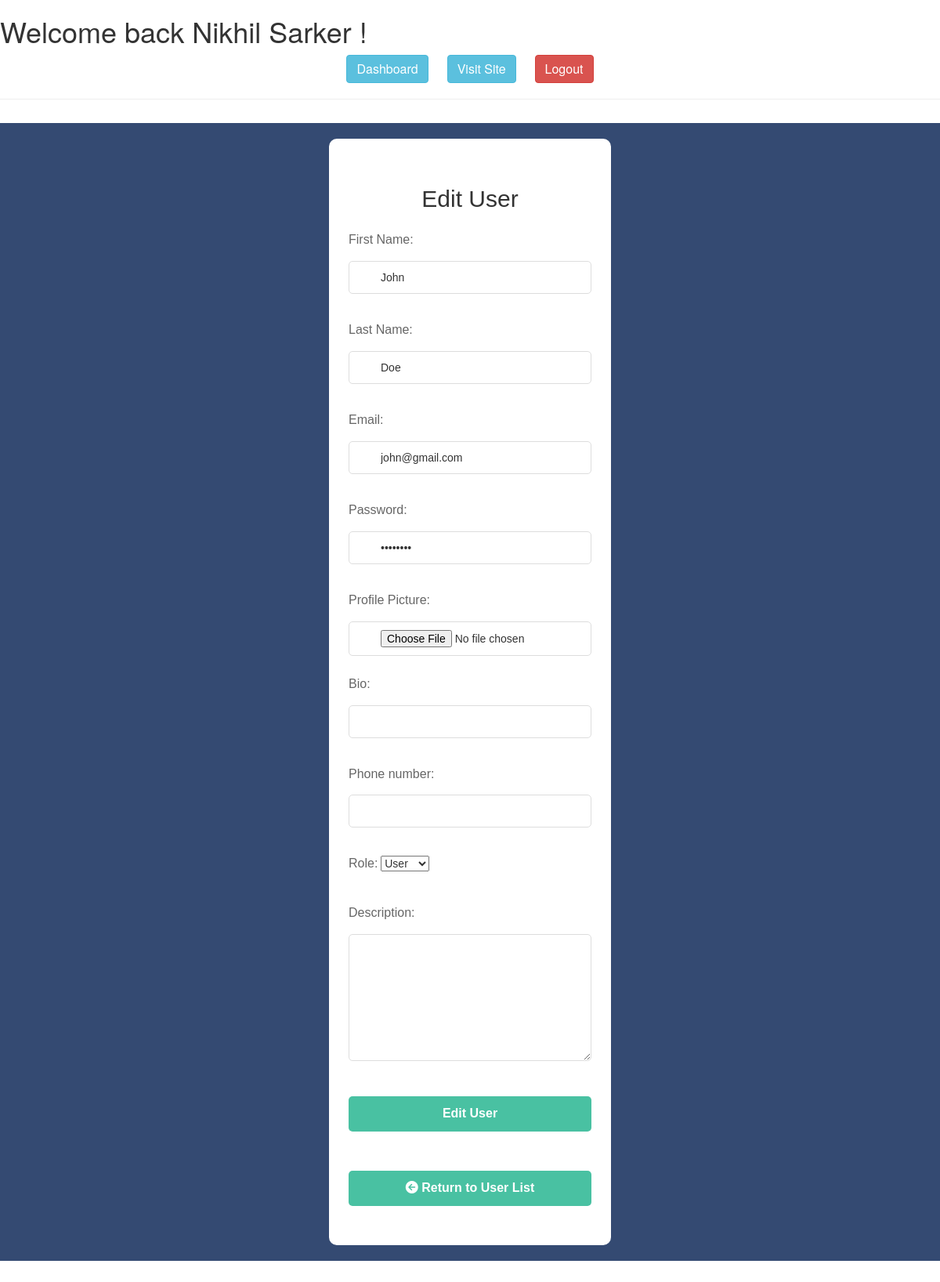
Page /backend/users/users_edit.php?id=39 (signed in) on the committed database.
### tables this page shows
CREATE TABLE `users` (
  `id` int NOT NULL,
  `first_name` varchar(100) NOT NULL,
  `last_name` varchar(100) NOT NULL,
  `email` varchar(100) NOT NULL,
  `password` varchar(200) NOT NULL,
  `profile_pic` varchar(200) DEFAULT NULL,
  `bio` varchar(200) DEFAULT NULL,
  `phone_number` varchar(20) DEFAULT NULL,
  `role` varchar(10) NOT NULL,
  `description` text
);

### backend/users/users_edit.php (the view, shortened to what this page needs)
<?php
require_once('../layouts/header.php');
require_once('../db_connect.php');
if( isset( $_GET['id'] ) )
{
  $user_data_query = 'SELECT *
    FROM users
    WHERE id = '.$_GET['id'].'
    LIMIT 1';
  $result = mysqli_query( $db_connect, $user_data_query );
  $record = mysqli_fetch_assoc( $result );
}
?>
<link href="../styles.css" type="text/css" rel="stylesheet">
<div id="add_main">
<div id="container">
  <div class="form-wrap">
    <h2>Edit User</h2>
    <form action="users_edit_data.php" method="post" enctype="multipart/form-data">
      <div class="form-group">
        <label for="first_name">First Name:</label>
        <input type="text" name="first_name" id="first_name" value="<?=$record['first_name']?>">
      </div>
      <div class="form-group">
        <label for="last_name">Last Name:</label>
        <input type="text" name="last_name" id="last_name" value="<?=$record['last_name']?>">
      </div>
      <div class="form-group">
        <label for="email">Email:</label>
        <input type="email" name="email" id="email" value="<?=$record['email']?>">
      </div>
      <div class="form-group">
        <label for="password">Password:</label>
        <input type="password" name="password" id="password" value="<?=$record['password']?>">
      </div>
      <div class="form-group">
        <label for="profile_pic">Profile Picture:</label>
        <input type="file" name="profile_pic" id="profile_pic" value="<?=$record['profile_pic']?>">
      </div>
      <div class="form-group">
        <label for="bio">Bio:</label>
        <input type="text" name="bio" id="bio" value="<?=$record['bio'] ?? ''?>">
      </div>
      <div class="form-group">
        <label for="phone_number">Phone number:</label>
        <input type="number" name="phone_number" id="phone_number" value="<?=$record['phone_number'] ?? ''?>">
      </div>
      <div class="form-group">
        <label for="role">Role:</label>
        <select name="role" id="role">
          <option value="user" <?=$record['role'] === 'user' ? 'Selected': ''  ?>>User</option>
        </select>
      </div>
      <div class="form-group">
        <label for="description">Description:</label> <br>
        <textarea name="description" id="description" cols="40" rows="7"><?=$record['description'] ?? ''?></textarea>
      </div>
      <button type="submit" name="all_info_edit" class="btn">Edit User</button>
    </form>
    <p class="list"><a href="users.php"><i class="fa fa-arrow-circle-left"></i> Return to User List</a></p>
  </div>
</div>
</div>
<?php
require_once('../layouts/footer.php');

### backend/layouts/header.php (shortened to what this page needs)
<?php
require_once('../db_connect.php');
$checking_query = " SELECT first_name, last_name FROM `users` ";
$checking_query_to_db = mysqli_query($db_connect, $checking_query);
$result_to_array = mysqli_fetch_assoc($checking_query_to_db);
?>
<!doctype html>
<html>
<head>
    <link rel="stylesheet" href="https://cdnjs.cloudflare.com/ajax/libs/font-awesome/6.4.0/css/all.min.css" />
  <link rel="stylesheet" href="https://maxcdn.bootstrapcdn.com/bootstrap/3.4.1/css/bootstrap.min.css">
</head>
<body>
  <h1>Welcome back <?=$result_to_array['first_name'] .' '. $result_to_array['last_name']?> !</h1>
    <p style="  text-align: center;">
      <a style="margin:0px 10px; font-size:16px;" href="../dashboard/dashboard.php" class=" btn btn-info">Dashboard</a>
      <a style="margin:0px 10px; font-size:16px;" href="../../index.php" target="_blank" class=" btn btn-info">Visit Site</a>
      <a style="margin:0px 10px; font-size:16px;" href="../admin/logout.php" class=" btn btn-danger">Logout</a>
    </p>
  <hr>

### backend/styles.css (style rules this page uses)
a { text-decoration: none; }
#add_main { font-family: Arial, Helvetica, sans-serif; background: #344a72; }
#container { margin: 30px auto; max-width: 400px; padding: 20px; }
.form-wrap { background: #fff; padding: 40px 25px; color: #333; border-radius: 10px; -webkit-border-radius: 10px; -moz-border-radius: 10px; -ms-border-radius: 10px; -o-border-radius: 10px; }
.form-wrap h2, .form-wrap p { text-align: center; }
.form-wrap p { font-size: 16px; }
.form-wrap .form-group { margin-top: 15px; position: relative; }
.form-wrap .form-group label { font-size: 16px; font-weight: 500; display:inline-block; color: #666; padding-bottom: 10px; padding-top: 10px; }
.form-wrap .form-group input { width: 100%; padding: 10px; padding-left: 40px; border: 1px solid #ddd; border-radius: 5px; margin-bottom: 10px; }
.form-wrap .form-group textarea { width: 100%; padding: 10px; padding-left: 40px; border: 1px solid #ddd; border-radius: 5px; }
.form-wrap button { background: #49c1a2; display: block; width: 100%; padding: 10px; margin-top: 20px; color: #fff; cursor: pointer; border-radius: 5px; -webkit-border-radius: 5px; -moz-border-radius: 5px; -ms-border-radius: 5px; -o-border-radius: 5px; border: 1px solid transparent; }
.form-wrap .btn { font-size: 16px; margin-top: 40px; font-weight: 700; }
.list { margin-top: 50px; }
.list a { font-size: 16px; font-weight: 700; background: #49c1a2; display: block; width: 100%; padding: 10px; color: #fff; cursor: pointer; border-radius: 5px; -webkit-border-radius: 5px; -moz-border-radius: 5px; -ms-border-radius: 5px; -o-border-radius: 5px; border: 1px solid transparent; text-decoration: none; }

### rows in the picture
users: first_name "Nikhil", last_name "Sarker"
users: first_name "John", last_name "Doe", email "john@gmail.com"
